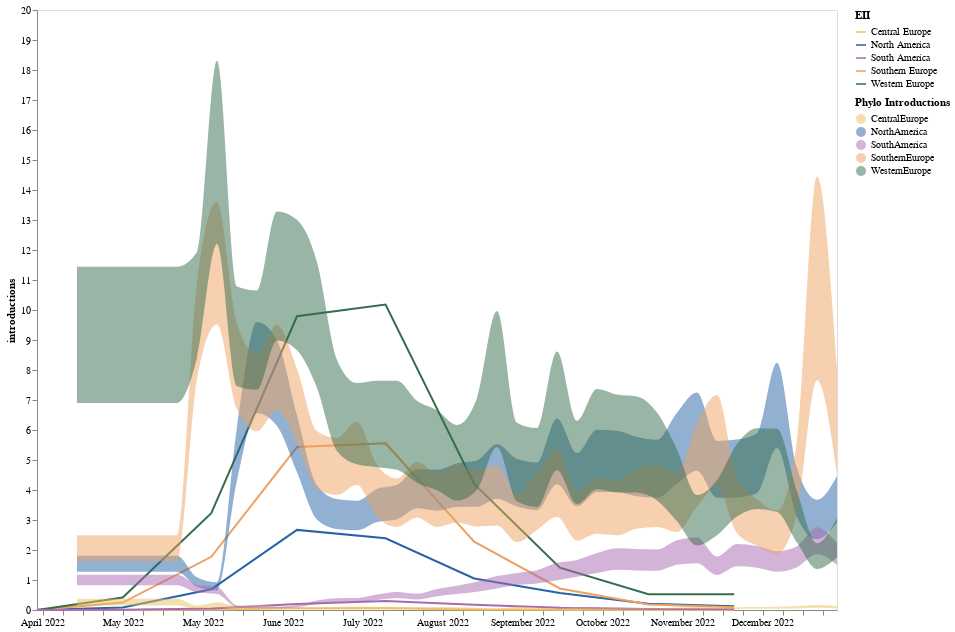

The cell this chart's notebook holds for it:
### Code cell
(eii_plot + south_mrb_plot).resolve_scale(y = "shared", x = "shared", color= "independent")

### Figure 1 — Vega-Lite specification as saved in the notebook (floating-point values rounded to 4 significant figures; data arrays with more than 128 entries replaced by an {"elided": "..."} marker saying what was removed)
{"config": {"view": {"continuousWidth": 400, "continuousHeight": 300}}, "layer": [{"data": {"name": "data-18ffd418cda6c62dbda21074e72e4e84"}, "mark": "line", "encoding": {"color": {"field": "place", "legend": {"title": "EII"}, "scale": {"range": ["#EEC060", "#2664A5", "#A76BB1", "#EEA160", "#356D4C"]}, "type": "nominal"}, "x": {"axis": {"format": "%B %Y", "grid": false, "title": null}, "field": "year-month", "type": "temporal"}, "y": {"field": "import_risk", "type": "quantitative"}}, "height": 600, "width": 800}, {"data": {"name": "data-692456602fb393c8a92ee0f5fb4a303e"}, "mark": {"type": "area", "color": "orange", "interpolate": "monotone", "opacity": 0.5}, "encoding": {"color": {"field": "deme", "legend": {"title": "Phylo Introductions"}, "scale": {"range": ["#EEC060", "#2664A5", "#A76BB1", "#EEA160", "#356D4C"]}, "type": "nominal"}, "x": {"axis": {"format": "%B %Y", "grid": false, "title": null}, "field": "date", "type": "temporal"}, "y": {"axis": {"grid": false, "title": "introductions"}, "field": "upper_hpd_log_50", "type": "quantitative"}, "y2": {"field": "lower_hpd_log_50"}}, "height": 600, "width": 800}], "resolve": {"scale": {"color": "independent", "x": "shared", "y": "shared"}}, "$schema": "https://vega.github.io/schema/vega-lite/v4.17.0.json", "datasets": {"data-18ffd418cda6c62dbda21074e72e4e84": [{"Unnamed: 0": 0, "index": "North America.2022-04", "place": "North America", "year-month": "2022-04-01", "import_risk": 0.0}, {"Unnamed: 0": 1, "index": "Southern Europe.2022-04", "place": "Southern Europe", "year-month": "2022-04-01", "import_risk": 0.0}, {"Unnamed: 0": 2, "index": "Western Europe.2022-04", "place": "Western Europe", "year-month": "2022-04-01", "import_risk": 0.0}, {"Unnamed: 0": 3, "index": "Central Europe.2022-04", "place": "Central Europe", "year-month": "2022-04-01", "import_risk": 0.0}, {"Unnamed: 0": 4, "index": "South America.2022-04", "place": "South America", "year-month": "2022-04-01", "import_risk": 0.0}, {"Unnamed: 0": 5, "index": "North America.2022-05", "place": "North America", "year-month": "2022-05-01", "import_risk": 0.08157}, {"Unnamed: 0": 6, "index": "Southern Europe.2022-05", "place": "Southern Europe", "year-month": "2022-05-01", "import_risk": 0.2495}, {"Unnamed: 0": 7, "index": "Western Europe.2022-05", "place": "Western Europe", "year-month": "2022-05-01", "import_risk": 0.4155}, {"Unnamed: 0": 8, "index": "Central Europe.2022-05", "place": "Central Europe", "year-month": "2022-05-01", "import_risk": 0.002354}, {"Unnamed: 0": 9, "index": "South America.2022-05", "place": "South America", "year-month": "2022-05-01", "import_risk": 0.005387}, {"Unnamed: 0": 10, "index": "North America.2022-06", "place": "North America", "year-month": "2022-06-01", "import_risk": 0.6891}, {"Unnamed: 0": 11, "index": "Southern Europe.2022-06", "place": "Southern Europe", "year-month": "2022-06-01", "import_risk": 1.774}, {"Unnamed: 0": 12, "index": "Western Europe.2022-06", "place": "Western Europe", "year-month": "2022-06-01", "import_risk": 3.226}, {"Unnamed: 0": 13, "index": "Central Europe.2022-06", "place": "Central Europe", "year-month": "2022-06-01", "import_risk": 0.01773}, {"Unnamed: 0": 14, "index": "South America.2022-06", "place": "South America", "year-month": "2022-06-01", "import_risk": 0.05176}, {"Unnamed: 0": 15, "index": "North America.2022-07", "place": "North America", "year-month": "2022-07-01", "import_risk": 2.67}, {"Unnamed: 0": 16, "index": "Southern Europe.2022-07", "place": "Southern Europe", "year-month": "2022-07-01", "import_risk": 5.432}, {"Unnamed: 0": 17, "index": "Western Europe.2022-07", "place": "Western Europe", "year-month": "2022-07-01", "import_risk": 9.791}, {"Unnamed: 0": 18, "index": "Central Europe.2022-07", "place": "Central Europe", "year-month": "2022-07-01", "import_risk": 0.06005}, {"Unnamed: 0": 19, "index": "South America.2022-07", "place": "South America", "year-month": "2022-07-01", "import_risk": 0.1969}, {"Unnamed: 0": 20, "index": "North America.2022-08", "place": "North America", "year-month": "2022-08-01", "import_risk": 2.392}, {"Unnamed: 0": 21, "index": "Southern Europe.2022-08", "place": "Southern Europe", "year-month": "2022-08-01", "import_risk": 5.558}, {"Unnamed: 0": 22, "index": "Western Europe.2022-08", "place": "Western Europe", "year-month": "2022-08-01", "import_risk": 10.18}, {"Unnamed: 0": 23, "index": "Central Europe.2022-08", "place": "Central Europe", "year-month": "2022-08-01", "import_risk": 0.05487}, {"Unnamed: 0": 24, "index": "South America.2022-08", "place": "South America", "year-month": "2022-08-01", "import_risk": 0.3035}, {"Unnamed: 0": 25, "index": "North America.2022-09", "place": "North America", "year-month": "2022-09-01", "import_risk": 1.05}, {"Unnamed: 0": 26, "index": "Southern Europe.2022-09", "place": "Southern Europe", "year-month": "2022-09-01", "import_risk": 2.276}, {"Unnamed: 0": 27, "index": "Western Europe.2022-09", "place": "Western Europe", "year-month": "2022-09-01", "import_risk": 4.2}, {"Unnamed: 0": 28, "index": "Central Europe.2022-09", "place": "Central Europe", "year-month": "2022-09-01", "import_risk": 0.01873}, {"Unnamed: 0": 29, "index": "South America.2022-09", "place": "South America", "year-month": "2022-09-01", "import_risk": 0.1761}, {"Unnamed: 0": 30, "index": "North America.2022-10", "place": "North America", "year-month": "2022-10-01", "import_risk": 0.5693}, {"Unnamed: 0": 31, "index": "Southern Europe.2022-10", "place": "Southern Europe", "year-month": "2022-10-01", "import_risk": 0.7186}, {"Unnamed: 0": 32, "index": "Western Europe.2022-10", "place": "Western Europe", "year-month": "2022-10-01", "import_risk": 1.411}, {"Unnamed: 0": 33, "index": "Central Europe.2022-10", "place": "Central Europe", "year-month": "2022-10-01", "import_risk": 0.00483}, {"Unnamed: 0": 34, "index": "South America.2022-10", "place": "South America", "year-month": "2022-10-01", "import_risk": 0.07164}, {"Unnamed: 0": 35, "index": "North America.2022-11", "place": "North America", "year-month": "2022-11-01", "import_risk": 0.2074}, {"Unnamed: 0": 36, "index": "Southern Europe.2022-11", "place": "Southern Europe", "year-month": "2022-11-01", "import_risk": 0.1813}, {"Unnamed: 0": 37, "index": "Western Europe.2022-11", "place": "Western Europe", "year-month": "2022-11-01", "import_risk": 0.5279}, {"Unnamed: 0": 38, "index": "Central Europe.2022-11", "place": "Central Europe", "year-month": "2022-11-01", "import_risk": 0.001494}, {"Unnamed: 0": 39, "index": "South America.2022-11", "place": "South America", "year-month": "2022-11-01", "import_risk": 0.02972}, {"Unnamed: 0": 40, "index": "North America.2022-12", "place": "North America", "year-month": "2022-12-01", "import_risk": 0.1221}, {"Unnamed: 0": 41, "index": "Southern Europe.2022-12", "place": "Southern Europe", "year-month": "2022-12-01", "import_risk": 0.09391}, {"Unnamed: 0": 42, "index": "Western Europe.2022-12", "place": "Western Europe", "year-month": "2022-12-01", "import_risk": 0.5237}, {"Unnamed: 0": 43, "index": "Central Europe.2022-12", "place": "Central Europe", "year-month": "2022-12-01", "import_risk": 0.001212}, {"Unnamed: 0": 44, "index": "South America.2022-12", "place": "South America", "year-month": "2022-12-01", "import_risk": 0.02633}], "data-692456602fb393c8a92ee0f5fb4a303e": {"elided": "195 records"}}}
